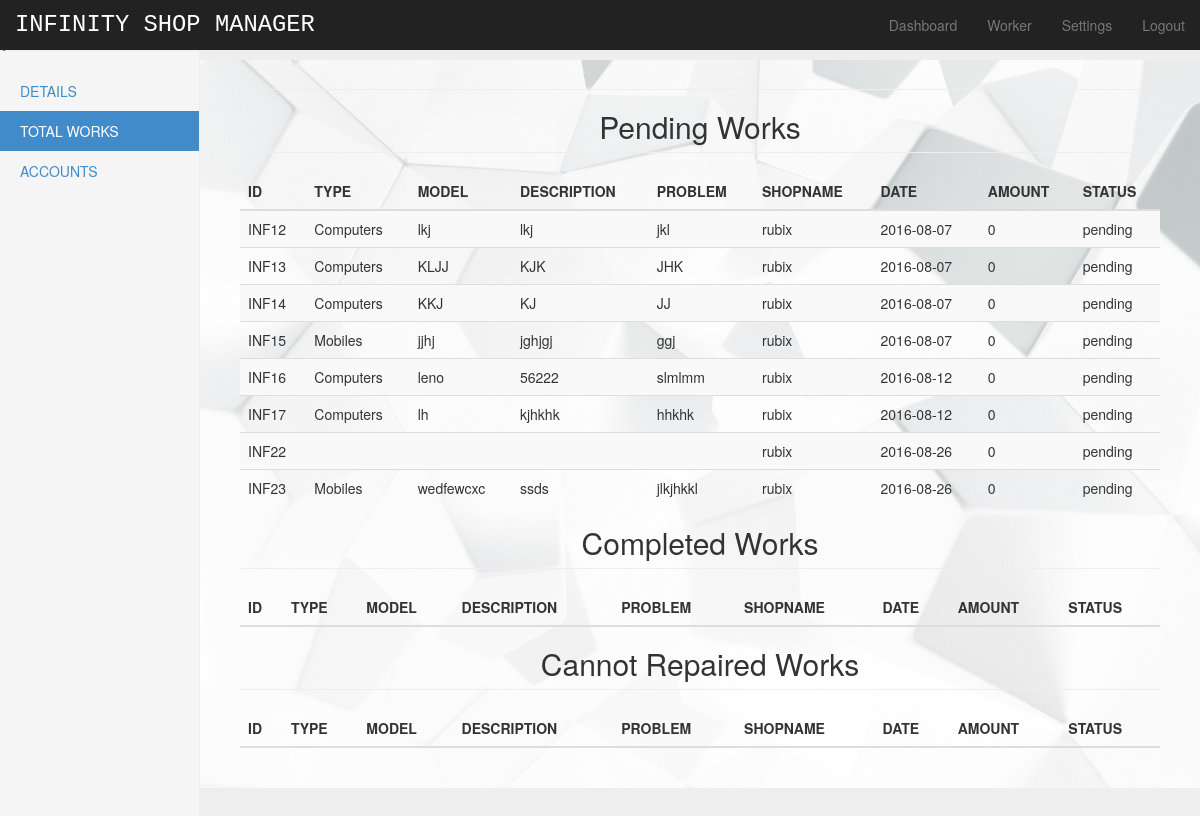
The page /php/shop_works.php?id=1 on the database its author committed.
### tables this page shows
CREATE TABLE IF NOT EXISTS `works` (
  `id` int(60) NOT NULL AUTO_INCREMENT,
  `type` varchar(60) NOT NULL,
  `model` varchar(60) NOT NULL,
  `description` varchar(60) NOT NULL,
  `problem` varchar(60) NOT NULL,
  `shop_id` int(60) NOT NULL,
  `date` date NOT NULL,
  `amount` int(60) NOT NULL,
  `status` varchar(40) NOT NULL,
  PRIMARY KEY (`id`)
);

CREATE TABLE IF NOT EXISTS `shops` (
  `id` int(50) NOT NULL AUTO_INCREMENT,
  `name` varchar(50) NOT NULL,
  `place` varchar(50) NOT NULL,
  `contact` varchar(20) NOT NULL,
  `balance` int(60) NOT NULL,
  `works_pending` int(20) NOT NULL,
  `total_works_given` int(20) NOT NULL,
  `total_money_given` int(100) NOT NULL,
  PRIMARY KEY (`id`)
);

### php/shop_works.php (the view, shortened to what this page needs)
<?php
$id=$_GET['id'];
$name=$_GET['name'];?>
<!DOCTYPE html>
<html lang="en">
  <head>
  <script src="m/dist/sweetalert.min.js"></script> <link rel="stylesheet" type="text/css" href="m/dist/sweetalert.css">
    <link href="css/bootstrap.min.css" rel="stylesheet">
    <link href="css/dashboard.css" rel="stylesheet">
  </head>
  <body>
    <div class="navbar navbar-inverse navbar-fixed-top" role="navigation">
      <div class="container-fluid">
        <div class="navbar-header">
          <a class="navbar-brand" href="#">INFINITY SHOP MANAGER</a>
        </div>
        <div class="navbar-collapse collapse">
          <ul class="nav navbar-nav navbar-right">
            <li><a class= "active" href="home.php">Dashboard</a></li>
            <li ><a href="worker.php">Worker</a></li>
            <li><a href="settings.php">Settings</a></li>
            <li><a href="logout.php">Logout</a></li>
          </ul>
        </div>
      </div>
    </div>
   < <div class="container-fluid">
      <div class="row">
        <div  class="col-sm-3 col-md-2 sidebar" >
          <ul class="nav nav-sidebar">
            <li ><a href="shop_home.php?id=<?php echo $id?>&name=<?php echo $name?>">DETAILS</a></li>
            <li class="active"><a href="shop_works.php?id=<?php echo $id?>&name=<?php echo $name?>">TOTAL WORKS</a></li>
            <li><a href="account_shop.php?id=<?php echo $id?>&name=<?php echo $name?>">ACCOUNTS</a></li>
          </ul>
        </div>
        <div class="col-sm-9 col-sm-offset-3 col-md-10 col-md-offset-2 main" style="background-image:url('images/1.jpg') ;background-repeat: no-repeat; background-position: center;background-size: cover;">
          <h1 class="page-header"><?php echo $name?></h1>
          <center><h2 class="page-header">Pending Works</h1></center>
          <?Php
		            $con=mysqli_connect("localhost","infinity","949510","infinity");
					$q="SELECT * FROM `shops` join `works` on `shops`.id=`works`.shop_id where `works`.status='pending'and `shops`.id=$id;";
					$res=mysqli_query($con,$q);
					echo "
          <div class='table-responsive'>
            <table class='table table-striped'>
              <thead>
                <tr>
                  <th>ID</th>
                  <th>TYPE</th>
                  <th>MODEL</th>
                  <th>DESCRIPTION</th>
                  <th>PROBLEM</th>
				  <th>SHOPNAME</th>
				 <th>DATE</th>
				  <th>AMOUNT</th>
				   <th>STATUS</th>
                </tr>
              </thead>
              <tbody>";
					while($row=mysqli_fetch_array($res))
					{
						$id=$row['id'];
						$name=$row['name'];
						$type=$row['type'];
						$model=$row['model'];
						$des=$row['description'];
						$pblm=$row['problem'];
						$dte=$row['date'];
						$amnt=$row['amount'];
						$status=$row['status'];
						echo " <tr>
                  <td>INF$id</td>
				  <td>$type</td>
                  <td>$model</td>
                  <td>$des</td>
				  <td>$pblm</td>
                <td>  $name</td>
				<td>$dte</td>
                  <td>$amnt</td>
                  <td>    $status</td>
                </tr>";
					}
?>
              </tbody>
            </table>
</div>
<center><h2 class="page-header">Completed Works</h1></center>
          <?Php
					echo "
          <div class='table-responsive'>
            <table class='table table-striped'>
              <thead>
                <tr>
                  <th>ID</th>
                  <th>TYPE</th>
                  <th>MODEL</th>
                  <th>DESCRIPTION</th>
                  <th>PROBLEM</th>
				  <th>SHOPNAME</th>
				 <th>DATE</th>
				  <th>AMOUNT</th>
				   <th>STATUS</th>
                </tr>
              </thead>
              <tbody>";
?>
              </tbody>
            </table>
            <center><h2 class="page-header">Cannot Repaired Works</h1></center>
          <?Php
					echo "
          <div class='table-responsive'>
            <table class='table table-striped'>
              <thead>
                <tr>
                  <th>ID</th>
                  <th>TYPE</th>
                  <th>MODEL</th>
                  <th>DESCRIPTION</th>
                  <th>PROBLEM</th>
				  <th>SHOPNAME</th>
				 <th>DATE</th>
				  <th>AMOUNT</th>
				   <th>STATUS</th>
                </tr>
              </thead>
              <tbody>";
?>
              </tbody>
            </table>
  </body>
</html>

### php/css/dashboard.css (style rules this page uses)
body { padding-top: 50px; }
.navbar-fixed-top { border: 0; }
.navbar-brand { font-family: monospace; font-size: 170%; color: white; }
.sidebar { display: none; }
@media (min-width: 768px) { .sidebar { position: fixed; top: 51px; bottom: 0; left: 0; z-index: 1000; display: block; padding: 20px; overflow-x: hidden; overflow-y: auto; background-color: #f5f5f5; border-right: 1px solid #eee; } }
.nav-sidebar { margin-right: -21px; margin-bottom: 20px; margin-left: -20px; }
.nav-sidebar > li > a { padding-right: 20px; padding-left: 20px; }
.nav-sidebar > .active > a, .nav-sidebar > .active > a:hover, .nav-sidebar > .active > a:focus { color: #fff; background-color: #428bca; }
.main { padding: 20px; }
@media (min-width: 768px) { .main { padding-right: 40px; padding-left: 40px; } }
.main .page-header { margin-top: 0; }
body { padding-top: 40px; padding-bottom: 40px; background-color: #eee; }

### rows shown on the page
works: id "12", type "Computers", model "lkj", description "lkj", problem "jkl", shop.name "rubix", date "2016-08-07", amount "0", status "pending"
works: id "13", type "Computers", model "KLJJ", description "KJK", problem "JHK", shop.name "rubix", date "2016-08-07", amount "0", status "pending"
works: id "14", type "Computers", model "KKJ", description "KJ", problem "JJ", shop.name "rubix", date "2016-08-07", amount "0", status "pending"
works: id "15", type "Mobiles", model "jjhj", description "jghjgj", problem "ggj", shop.name "rubix", date "2016-08-07", amount "0", status "pending"
works: id "16", type "Computers", model "leno", description "56222", problem "slmlmm", shop.name "rubix", date "2016-08-12", amount "0", status "pending"
works: id "17", type "Computers", model "lh", description "kjhkhk", problem "hhkhk", shop.name "rubix", date "2016-08-12", amount "0", status "pending"
works: id "22", shop.name "rubix", date "2016-08-26", amount "0", status "pending"
works: id "23", type "Mobiles", model "wedfewcxc", description "ssds", problem "jlkjhkkl", shop.name "rubix", date "2016-08-26", amount "0", status "pending"
